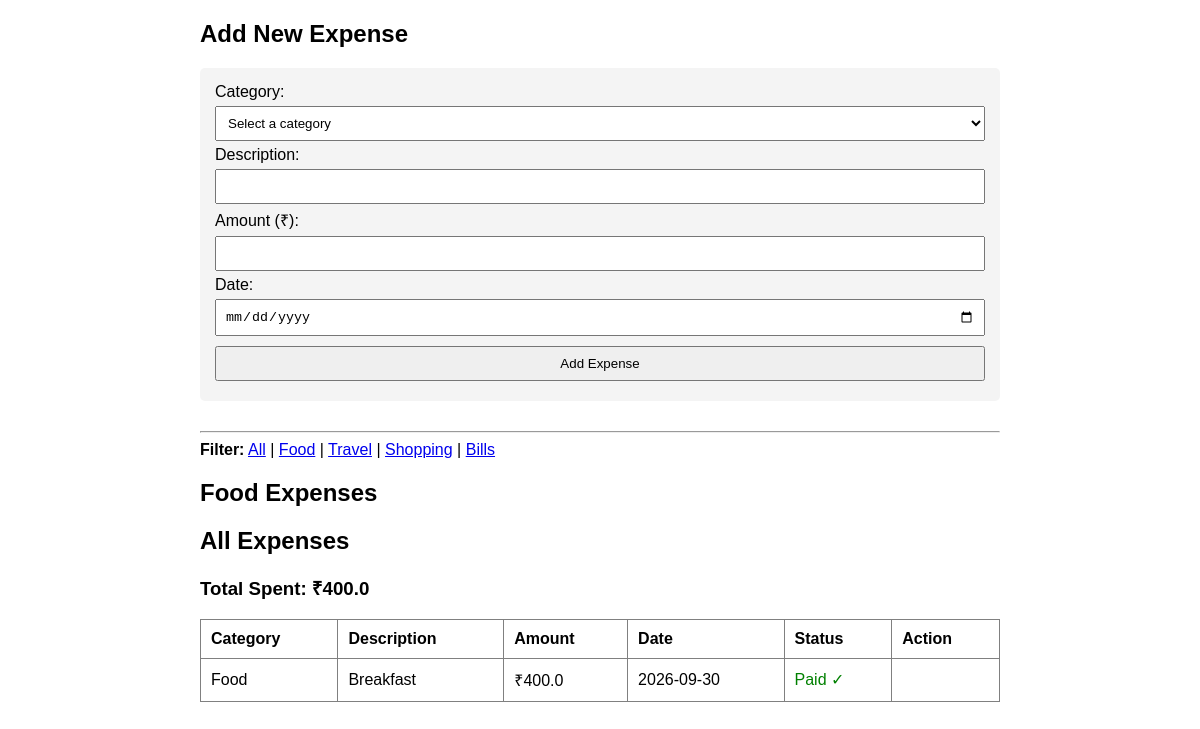
Page /category/Food on the committed database.
### tables this page shows
CREATE TABLE expenses (
            id INTEGER PRIMARY KEY AUTOINCREMENT,
            category TEXT NOT NULL,
            description TEXT NOT NULL,
            amount REAL NOT NULL,
            date TEXT NOT NULL,
            paid INTEGER NOT NULL DEFAULT 0
        );

### app.py (the view)
@app.route('/category/<category_name>')
def view_category(category_name):
    conn = get_db_connection()
    expenses = conn.execute('SELECT * FROM expenses WHERE category = ? ORDER BY date DESC', (category_name,)).fetchall()
    total_row = conn.execute('SELECT SUM(amount) as total FROM expenses WHERE category = ?', (category_name,)).fetchone()
    total = total_row['total'] if total_row['total'] else 0.0
    conn.close()
    return render_template('index.html', expenses=expenses, total=total, current_category=category_name)

### app.py (called while the page is built)
def get_db_connection():
    conn = sqlite3.connect('expenses.db')
    conn.row_factory = sqlite3.Row
    return conn

### templates/index.html (shortened to what this page needs)
<!DOCTYPE html>
<html>
<head>
</head>
<body>
    <h2>Add New Expense</h2>
    <form action="/add" method="POST">
        <label>Category:</label>
        <select name="category" required>
            <option value="">Select a category</option>
        </select>
        <label>Description:</label>
        <input type="text" name="description" required>
        <label>Amount (₹):</label>
        <input type="number" step="0.01" name="amount" required>
        <label>Date:</label>
        <input type="date" name="date" required>
        <button type="submit">Add Expense</button>
    </form>
<hr>
<div style="margin-bottom: 20px;">
        <strong>Filter:</strong>
        <a href="/">All</a> |
        <a href="/category/Food">Food</a> |
        <a href="/category/Travel">Travel</a> |
        <a href="/category/Shopping">Shopping</a> |
        <a href="/category/Bills">Bills</a>
    </div>
    <h2>{% if current_category %}{{ current_category }} Expenses{% else %}All Expenses{% endif %}</h2>
    <h2>All Expenses</h2>
    <h3>Total Spent: ₹{{ total }}</h3>
    <table border="1" width="100%" cellpadding="10" style="border-collapse: collapse; text-align: left;">
        <tr>
            <th>Category</th>
            <th>Description</th>
            <th>Amount</th>
            <th>Date</th>
            <th>Status</th>
            <th>Action</th>
        </tr>
        {% for exp in expenses %}
        <tr>
            <td>{{ exp['category'] }}</td>
            <td>{{ exp['description'] }}</td>
            <td>₹{{ exp['amount'] }}</td>
            <td>{{ exp['date'] }}</td>
            <td>
                {% if exp['paid'] == 1 %}
                    <span style="color: green;">Paid ✓</span>
                {% else %}
                    <span style="color: red;">Unpaid</span>
                {% endif %}
            </td>
            <td>
            </td>
        </tr>
        {% else %}
        <tr><td colspan="6">No expenses found.</td></tr>
        {% endfor %}
    </table>
</body>
</html>

### templates/index.html (style rules this page uses)
body { font-family: Arial, sans-serif; max-width: 800px; margin: 20px auto; }
form { margin-bottom: 30px; padding: 15px; background: #f4f4f4; border-radius: 5px; }
input, select, button { margin: 5px 0; padding: 8px; width: 100%; box-sizing: border-box; }

### rows in the picture
expenses: category "Food", description "Breakfast", amount "400.0", date "2026-09-30", paid "Paid ✓"

### other values in the picture
{{ total }} "400.0"
